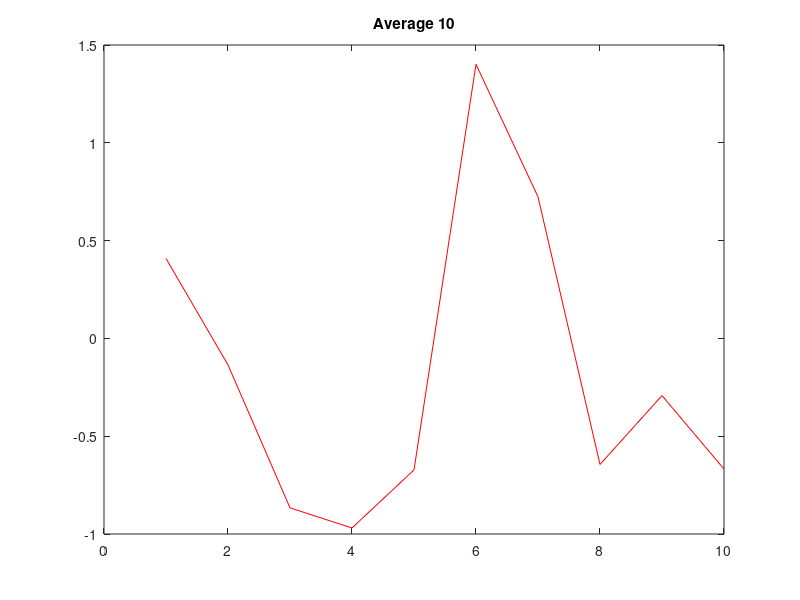
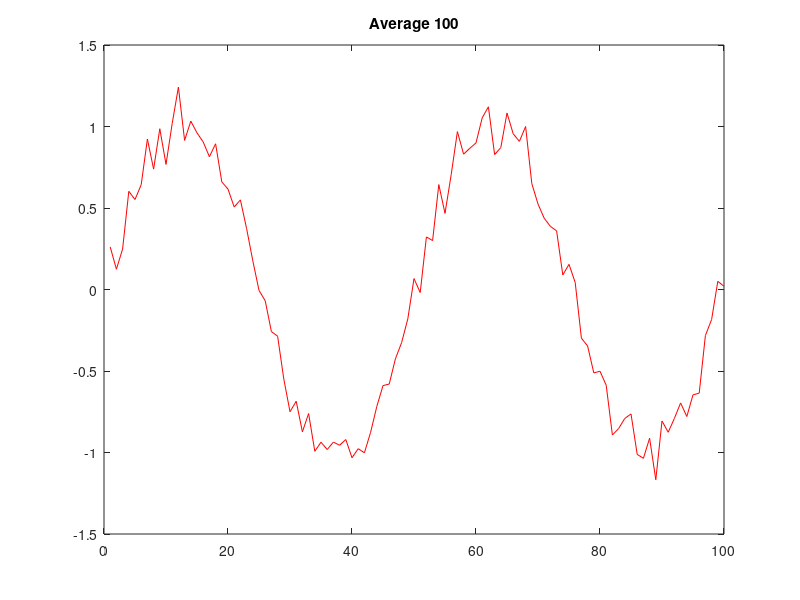
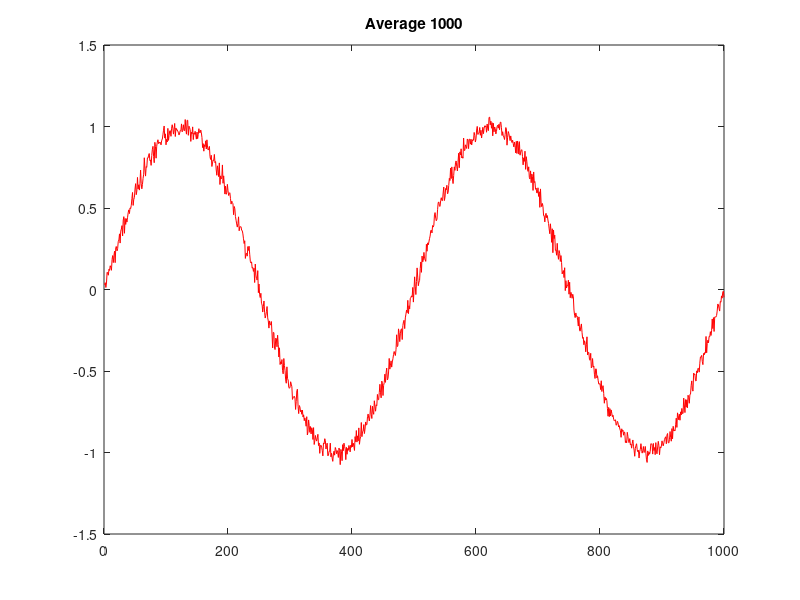

The MATLAB script that drew these images, in order:

clear

sz=2;
NOISE_TRIALS=randn(sz); % a [sz x sz] matrix filled with noise

SZ=1:sz;                        % Create signal with sinus 
SZ=SZ/(sz/2);                   % Divide the array SZ by sz/2
S=sin(2*pi*SZ);

for i=1:sz;                     % create a noisy signal 
    NOISE_TRIALS(i,:) = NOISE_TRIALS(i,:) + S;
end;

average=sum(NOISE_TRIALS)/sz;   % create the average
average


clear

sz=10;
NOISE_TRIALS=randn(sz); % a [sz x sz] matrix filled with noise

SZ=1:sz;                        % Create signal with sinus 
SZ=SZ/(sz/2);                   % Divide the array SZ by sz/2
S=sin(2*pi*SZ);

for i=1:sz;                     % create a noisy signal 
    NOISE_TRIALS(i,:) = NOISE_TRIALS(i,:) + S;
end;

average=sum(NOISE_TRIALS)/sz;   % create the average
average
figure
plot(average,'r')
title('Average 10')


clear

sz=20;
NOISE_TRIALS=randn(sz); % a [sz x sz] matrix filled with noise

SZ=1:sz;                        % Create signal with sinus 
SZ=SZ/(sz/2);                   % Divide the array SZ by sz/2
S=sin(2*pi*SZ);

for i=1:sz;                     % create a noisy signal 
    NOISE_TRIALS(i,:) = NOISE_TRIALS(i,:) + S;
end;

average=sum(NOISE_TRIALS)/sz;   % create the average
average


clear

sz=50;
NOISE_TRIALS=randn(sz); % a [sz x sz] matrix filled with noise

SZ=1:sz;                        % Create signal with sinus 
SZ=SZ/(sz/2);                   % Divide the array SZ by sz/2
S=sin(2*pi*SZ);

for i=1:sz;                     % create a noisy signal 
    NOISE_TRIALS(i,:) = NOISE_TRIALS(i,:) + S;
end;

average=sum(NOISE_TRIALS)/sz;   % create the average
average



clear

sz=100;
NOISE_TRIALS=randn(sz); % a [sz x sz] matrix filled with noise

SZ=1:sz;                        % Create signal with sinus 
SZ=SZ/(sz/2);                   % Divide the array SZ by sz/2
S=sin(2*pi*SZ);

for i=1:sz;                     % create a noisy signal 
    NOISE_TRIALS(i,:) = NOISE_TRIALS(i,:) + S;
end;

average=sum(NOISE_TRIALS)/sz;   % create the average
average
figure
plot(average,'r')
title('Average 100')



clear

sz=200;
NOISE_TRIALS=randn(sz); % a [sz x sz] matrix filled with noise

SZ=1:sz;                        % Create signal with sinus 
SZ=SZ/(sz/2);                   % Divide the array SZ by sz/2
S=sin(2*pi*SZ);

for i=1:sz;                     % create a noisy signal 
    NOISE_TRIALS(i,:) = NOISE_TRIALS(i,:) + S;
end;

average=sum(NOISE_TRIALS)/sz;   % create the average
average



clear

sz=500;
NOISE_TRIALS=randn(sz); % a [sz x sz] matrix filled with noise

SZ=1:sz;                        % Create signal with sinus 
SZ=SZ/(sz/2);                   % Divide the array SZ by sz/2
S=sin(2*pi*SZ);

for i=1:sz;                     % create a noisy signal 
    NOISE_TRIALS(i,:) = NOISE_TRIALS(i,:) + S;
end;

average=sum(NOISE_TRIALS)/sz;   % create the average
average



clear

sz=1000;
NOISE_TRIALS=randn(sz); % a [sz x sz] matrix filled with noise

SZ=1:sz;                        % Create signal with sinus 
SZ=SZ/(sz/2);                   % Divide the array SZ by sz/2
S=sin(2*pi*SZ);

for i=1:sz;                     % create a noisy signal 
    NOISE_TRIALS(i,:) = NOISE_TRIALS(i,:) + S;
end;

average=sum(NOISE_TRIALS)/sz;   % create the average
average
figure
plot(average,'r')
title('Average 1000')


clear

sz=2000;
NOISE_TRIALS=randn(sz); % a [sz x sz] matrix filled with noise

SZ=1:sz;                        % Create signal with sinus 
SZ=SZ/(sz/2);                   % Divide the array SZ by sz/2
S=sin(2*pi*SZ);

for i=1:sz;                     % create a noisy signal 
    NOISE_TRIALS(i,:) = NOISE_TRIALS(i,:) + S;
end;

average=sum(NOISE_TRIALS)/sz;   % create the average
average

